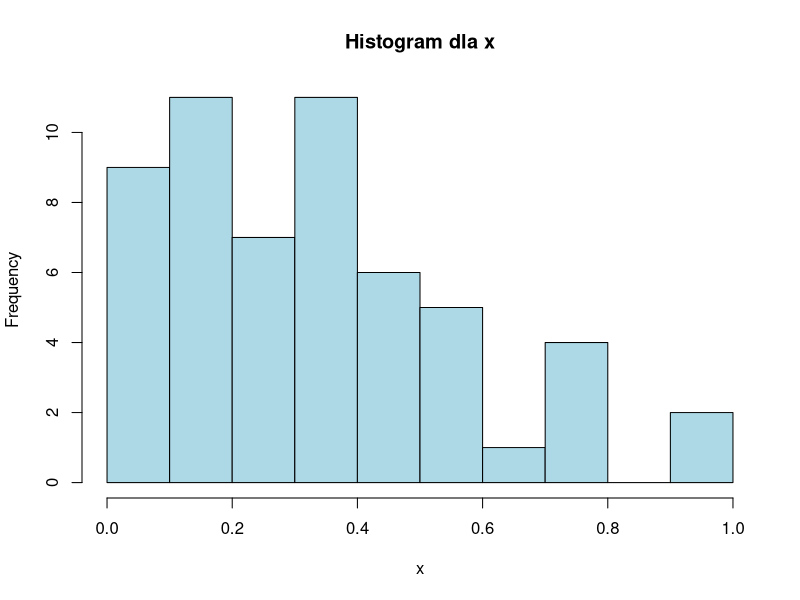
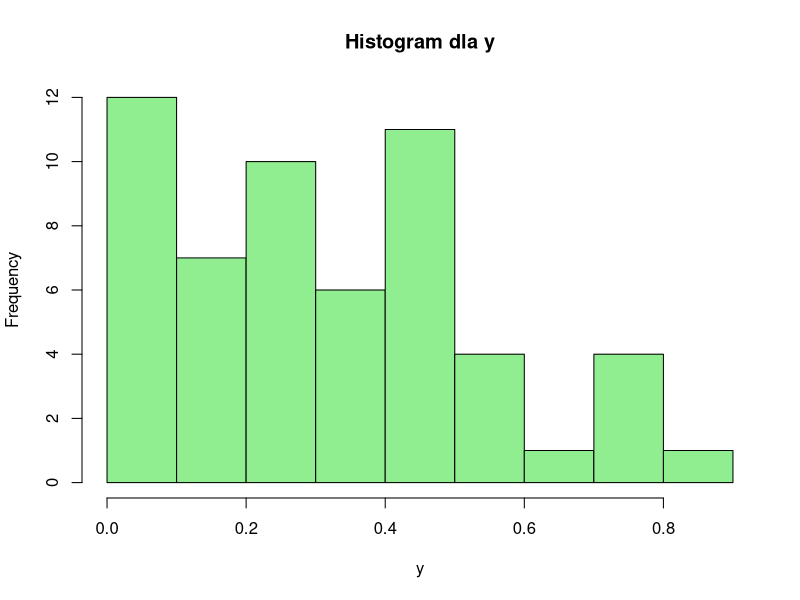
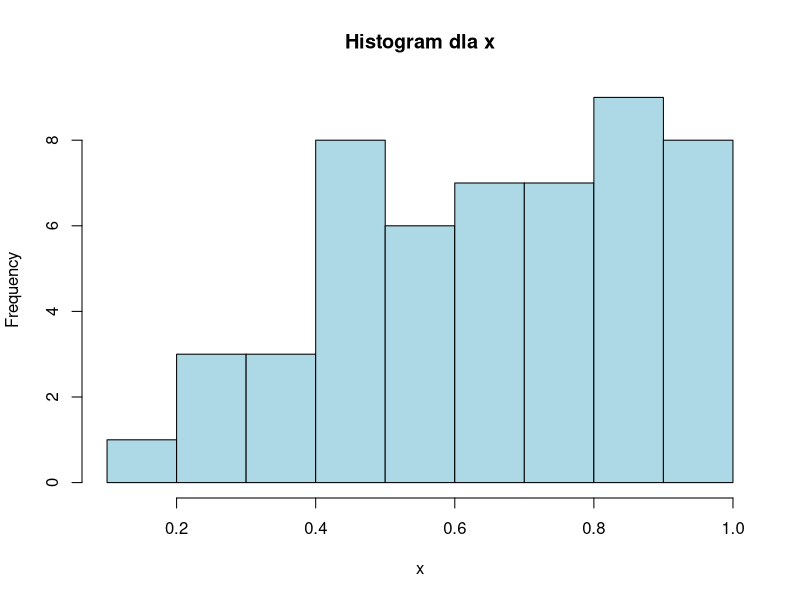
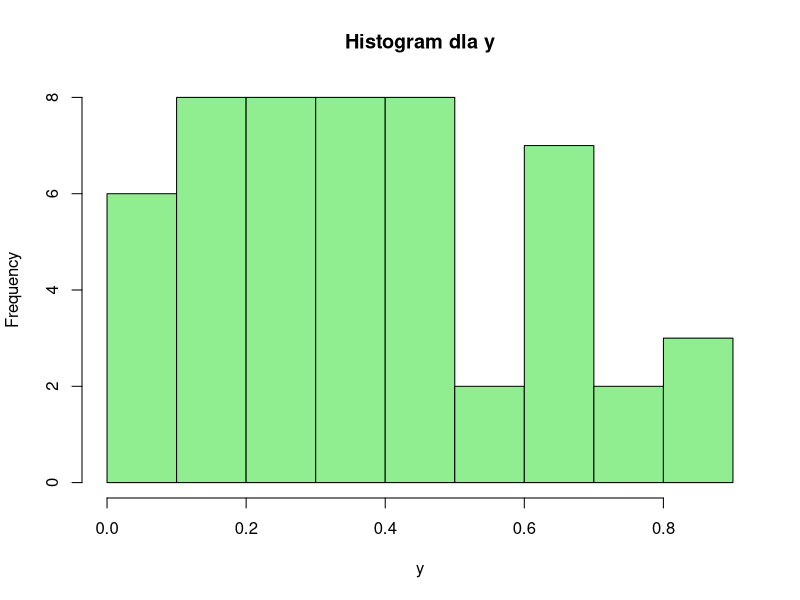
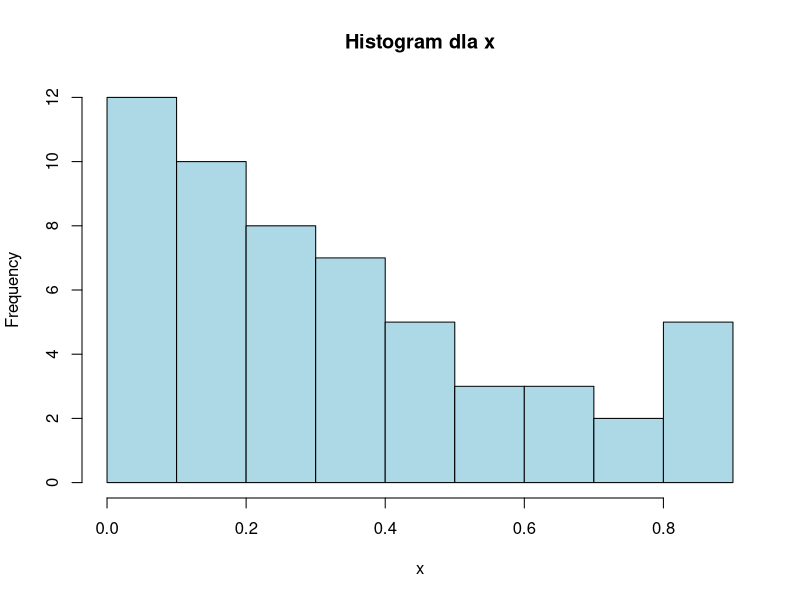
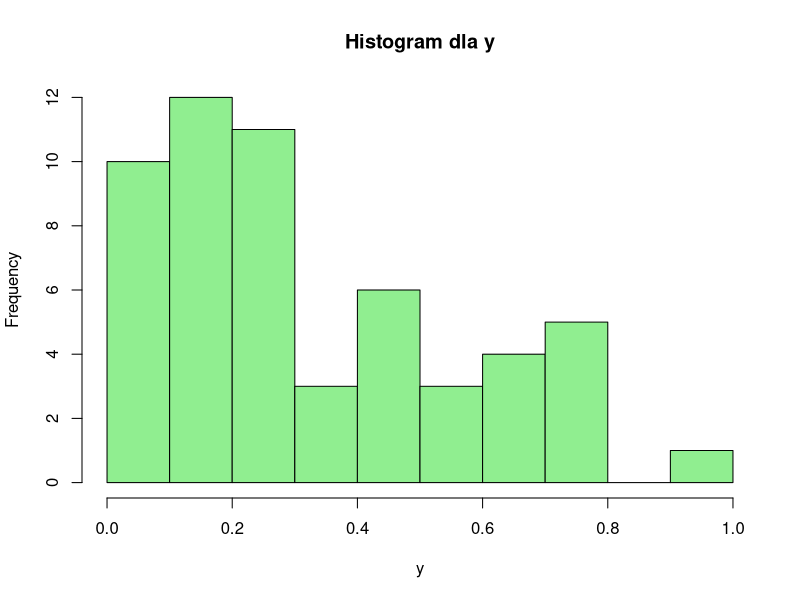
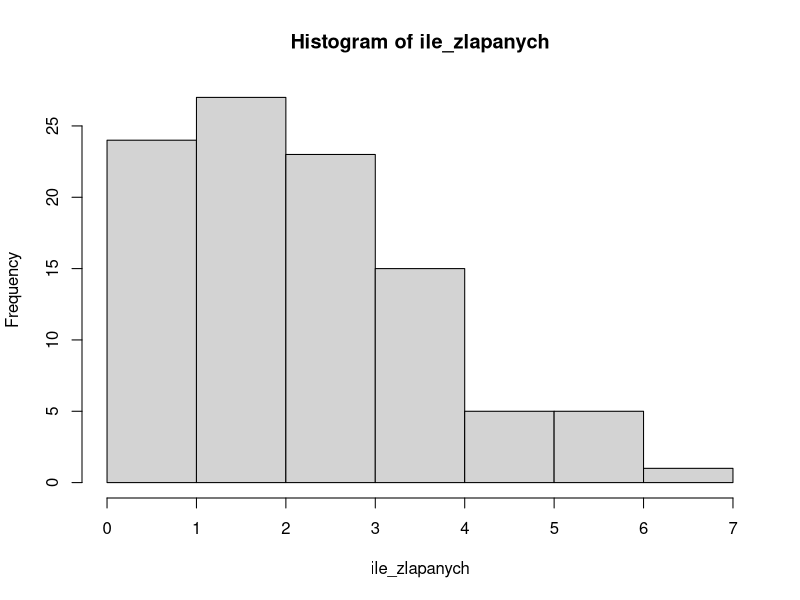
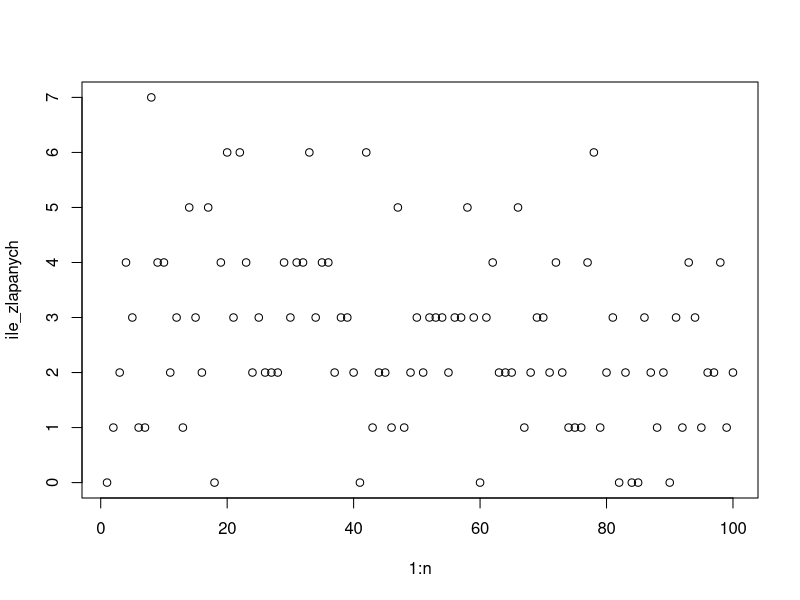

The R script that drew these images, in order:
## ---- chunk 1
knitr::opts_chunk$set(echo = TRUE)
## ---- chunk 2

#liczba próbek
n <- 1e3
#generowanie różnych par puntków
x <- runif(n, -1, 1)
y <- runif(n,-1,1)
D <- c()
dist <- c()

#warunek sprawdzający
for(i in 1:n){
  if((x[i])^2 + (y[i])^2 <= 1){
    operacja <- sqrt((x[i])^2 + (y[i])^2)
    dist <- append(dist, operacja)
  }
}
#średnia ze zliczonych odległości
mean(dist)

## ---- chunk 3
#1
n <- 1e2
x <- runif(n)
y <- runif(n)
D <- matrix(0, ncol = 2, nrow = 0)

for (i in 1:n) {
  if (x[i] >= 0 & y[i] >= 0 & x[i] + y[i] <= 1) {
    D <- rbind(D, c(x[i], y[i]))
  }
}



# Histogram dla x
hist(D[, 1], main = "Histogram dla x", xlab = "x", col = "lightblue")

# Histogram dla y
hist(D[, 2], main = "Histogram dla y", xlab = "y", col = "lightgreen")


# Średnie dla x i y
srednia_x <- mean(D[, 1])
srednia_y <- mean(D[, 2])

cat("Średnia dla x:", srednia_x, "\n")
cat("Średnia dla y:", srednia_y, "\n")
prawdopodobienstwo_d1 <- nrow(D) / n

cat("Prawdopodobieństwo dla obszaru 1:", prawdopodobienstwo_d1, "\n")

#2

n <- 1e2
x <- runif(n)
y <- runif(n)
D <- matrix(0, ncol = 2, nrow = 0)

for (i in 1:n) {
  if (x[i] >= 0 & x[i] <= 1 & y[i] >= 0 & y[i] <= 1 & y[i] <=x[i]) {
    D <- rbind(D, c(x[i], y[i]))
  }
}



# Histogram dla x
hist(D[, 1], main = "Histogram dla x", xlab = "x", col = "lightblue")

# Histogram dla y
hist(D[, 2], main = "Histogram dla y", xlab = "y", col = "lightgreen")


# Średnie dla x i y
srednia_x <- mean(D[, 1])
srednia_y <- mean(D[, 2])

cat("Średnia dla x:", srednia_x, "\n")
cat("Średnia dla y:", srednia_y, "\n")
prawdopodobienstwo_d2 <- nrow(D) / n

cat("Prawdopodobieństwo dla obszaru 2:", prawdopodobienstwo_d2, "\n")

#3
n <- 1e2
x <- runif(n)
y <- runif(n)
D <- matrix(0, ncol = 2, nrow = 0)

for (i in 1:n) {
  if (abs(x[i]) + abs(y[i]) <= 1) {
    D <- rbind(D, c(x[i], y[i]))
  }
}



# Histogram dla x
hist(D[, 1], main = "Histogram dla x", xlab = "x", col = "lightblue")

# Histogram dla y
hist(D[, 2], main = "Histogram dla y", xlab = "y", col = "lightgreen")


# Średnie dla x i y
srednia_x <- mean(D[, 1])
srednia_y <- mean(D[, 2])

cat("Średnia dla x:", srednia_x, "\n")
cat("Średnia dla y:", srednia_y, "\n")

prawdopodobienstwo_d3 <- nrow(D) / n

cat("Prawdopodobieństwo dla obszaru 3:", prawdopodobienstwo_d3, "\n")


## ---- chunk 4

n <- 100

ile_zlapanych <- numeric(n)

#ile aut dla danej próby przejechało
n_aut <- rpois(n,5)
#Ile aut w danej próbie było złapanych(każdy samochod inne prawd. zlapania) 

for(i in 1:length(n_aut)){
      zlapany <- 0
  for(j in 1:n_aut[i]){
    n_p <- runif(1)
    czy_zlapany <- rbinom(1,1,n_p)
    if(czy_zlapany == 1){
      zlapany <- zlapany + 1
    }
  }
  ile_zlapanych[i] <- zlapany 
}
n_aut
ile_zlapanych
hist(ile_zlapanych)
plot(1:n, ile_zlapanych)
## ---- chunk 5

n <- 1e2
u <- runif(n)
v <- numeric(n)

D <- matrix(0, ncol = 2, nrow = 0)

for (i in 1:n) {
v[i] <- runif(1, 0, u[i])
D <- rbind(D, c(u[i], v[i]))
}
D

#rozklad dla V
x <- seq(0, 10, length = 1000)
y <- D[,2]

hist(D[,2], breaks = 31)
hist(D[,1], breaks = 31)

